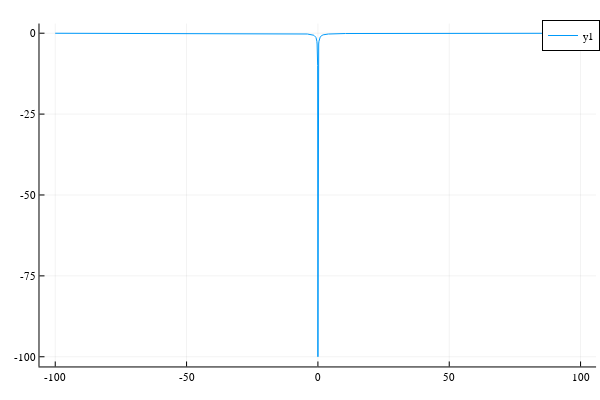

Notebook cell for this chart:
### Code cell
fig0=plot(coord_1D(simulation_info),rebuild_potential_1D(simulation_info,output_data;anlysis_params=true),legend="")
fig0=plot!(fig0,)

### Figure 1 — Plotly figure (JSON) as saved in the notebook; plotly's stock layout.template omitted (floating-point values rounded to 4 significant figures; data arrays with more than 128 entries replaced by an {"elided": "..."} marker saying what was removed)
{"data": [{"colorbar": {"len": 0.9525, "title": "", "x": 0.9934, "y": 0.5139}, "legendgroup": "y1", "line": {"color": "rgba(0, 154, 250, 1.000)", "dash": "solid", "shape": "linear", "width": 1}, "mode": "lines", "name": "y1", "showlegend": true, "type": "scatter", "x": {"elided": "2000 float values"}, "xaxis": "x", "y": {"elided": "2000 float values"}, "yaxis": "y"}], "layout": {"annotations": [], "height": 400, "legend": {"bgcolor": "rgba(255, 255, 255, 1.000)", "bordercolor": "rgba(0, 0, 0, 1.000)", "borderwidth": 1, "font": {"color": "rgba(0, 0, 0, 1.000)", "family": "sans-serif", "size": 11}, "title": {"font": {"color": "rgba(0, 0, 0, 1.000)", "family": "sans-serif", "size": 15}, "text": ""}, "tracegroupgap": 0, "traceorder": "normal", "x": 1, "xanchor": "auto", "y": 1, "yanchor": "auto"}, "margin": {"b": 20, "l": 0, "r": 0, "t": 20}, "paper_bgcolor": "rgba(255, 255, 255, 1.000)", "plot_bgcolor": "rgba(255, 255, 255, 1.000)", "showlegend": true, "width": 600, "xaxis": {"anchor": "y", "domain": [0.06582, 0.9934], "gridcolor": "rgba(0, 0, 0, 0.100)", "gridwidth": 0.5, "linecolor": "rgba(0, 0, 0, 1.000)", "mirror": false, "range": [-106.0, 105.9], "showgrid": true, "showline": true, "showticklabels": true, "tickangle": 0, "tickcolor": "rgb(0, 0, 0)", "tickfont": {"color": "rgba(0, 0, 0, 1.000)", "family": "sans-serif", "size": 11}, "tickmode": "array", "ticks": "inside", "ticktext": ["-100", "-50", "0", "50", "100"], "tickvals": [-100, -50, 0, 50, 100], "title": "", "titlefont": {"color": "rgba(0, 0, 0, 1.000)", "family": "sans-serif", "size": 15}, "type": "-", "visible": true, "zeroline": false, "zerolinecolor": "rgba(0, 0, 0, 1.000)"}, "yaxis": {"anchor": "x", "domain": [0.03762, 0.9902], "gridcolor": "rgba(0, 0, 0, 0.100)", "gridwidth": 0.5, "linecolor": "rgba(0, 0, 0, 1.000)", "mirror": false, "range": [-103.0, 2.99], "showgrid": true, "showline": true, "showticklabels": true, "tickangle": 0, "tickcolor": "rgb(0, 0, 0)", "tickfont": {"color": "rgba(0, 0, 0, 1.000)", "family": "sans-serif", "size": 11}, "tickmode": "array", "ticks": "inside", "ticktext": ["-100", "-75", "-50", "-25", "0"], "tickvals": [-100, -75, -50, -25, 0], "title": "", "titlefont": {"color": "rgba(0, 0, 0, 1.000)", "family": "sans-serif", "size": 15}, "type": "-", "visible": true, "zeroline": false, "zerolinecolor": "rgba(0, 0, 0, 1.000)"}}}
